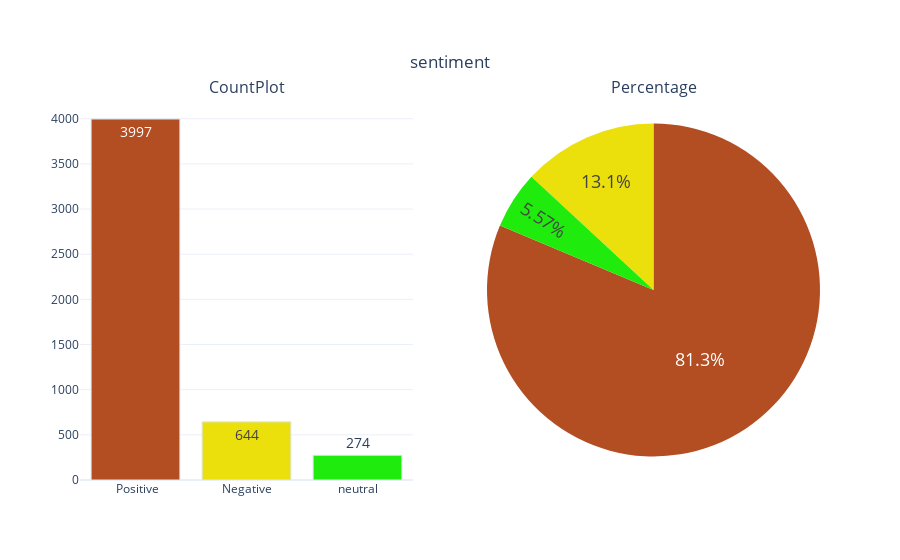

Write notebook code for a chart like this one.
### Code cell
variable_summary(df,'sentiment')

### Figure 1 — Plotly figure (JSON) as saved in the notebook; plotly's stock layout.template omitted (floating-point values rounded to 4 significant figures)
{"data": [{"marker": {"color": ["#B34D22", "#EBE00C", "#1FEB0C", "#0C92EB", "#EB0CD5"], "line": {"color": "#DBE6EC", "width": 1}}, "name": "sentiment", "showlegend": false, "text": ["3997", "644", "274"], "textfont": {"size": 14}, "textposition": "auto", "type": "bar", "x": [" Positive", "Negative", "neutral"], "xaxis": "x", "y": [3997, 644, 274], "yaxis": "y"}, {"domain": {"x": [0.55, 1], "y": [0, 1]}, "labels": [" Positive", "Negative", "neutral"], "marker": {"colors": ["#B34D22", "#EBE00C", "#1FEB0C", "#0C92EB", "#EB0CD5"]}, "name": "sentiment", "showlegend": false, "textfont": {"size": 18}, "textposition": "auto", "type": "pie", "values": [3997, 644, 274]}], "layout": {"annotations": [{"font": {"size": 16}, "showarrow": false, "text": "CountPlot", "x": 0.225, "xanchor": "center", "xref": "paper", "y": 1, "yanchor": "bottom", "yref": "paper"}, {"font": {"size": 16}, "showarrow": false, "text": "Percentage", "x": 0.775, "xanchor": "center", "xref": "paper", "y": 1, "yanchor": "bottom", "yref": "paper"}], "title": {"text": "sentiment", "x": 0.5, "xanchor": "center", "y": 0.9, "yanchor": "top"}, "xaxis": {"anchor": "y", "domain": [0, 0.45]}, "yaxis": {"anchor": "x", "domain": [0, 1]}}}
